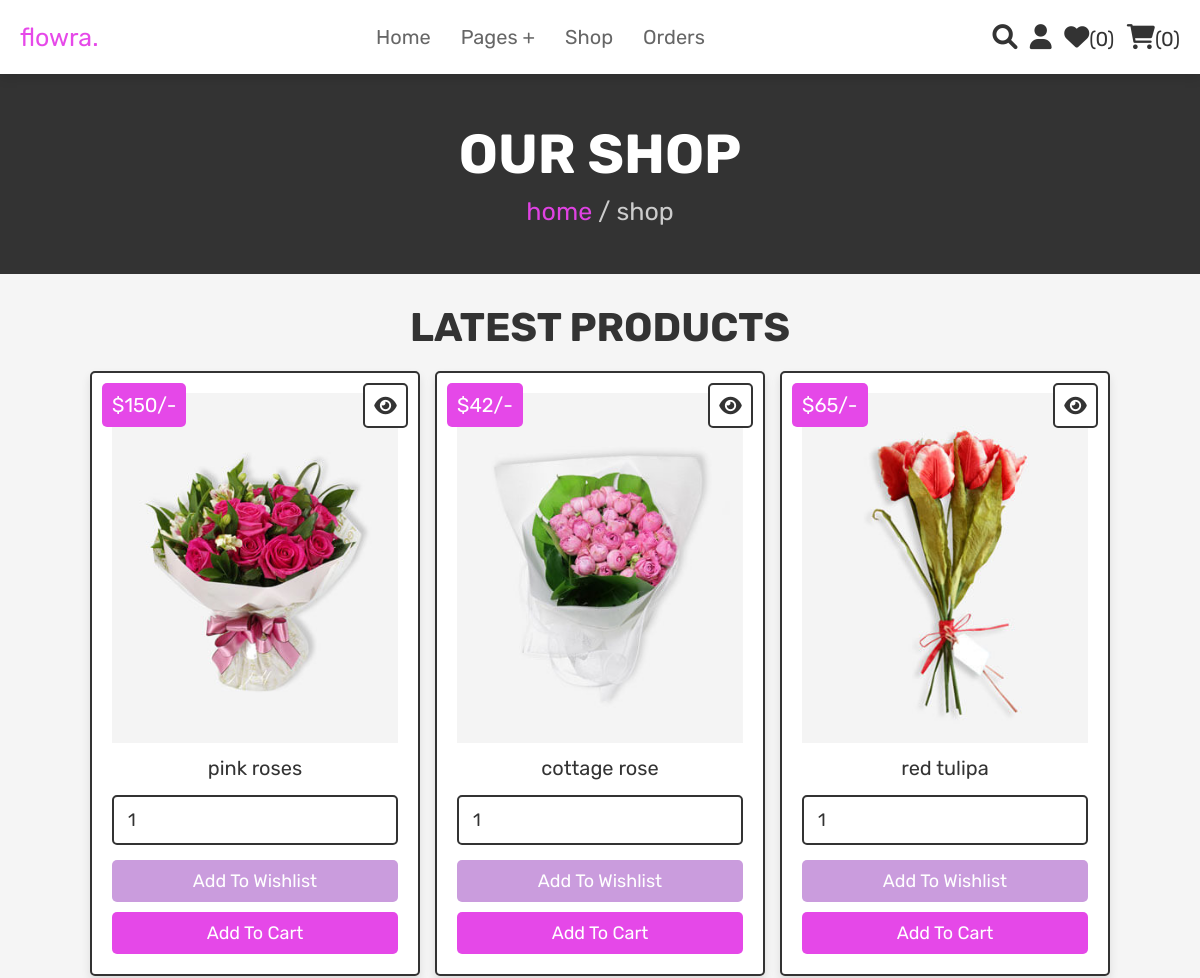
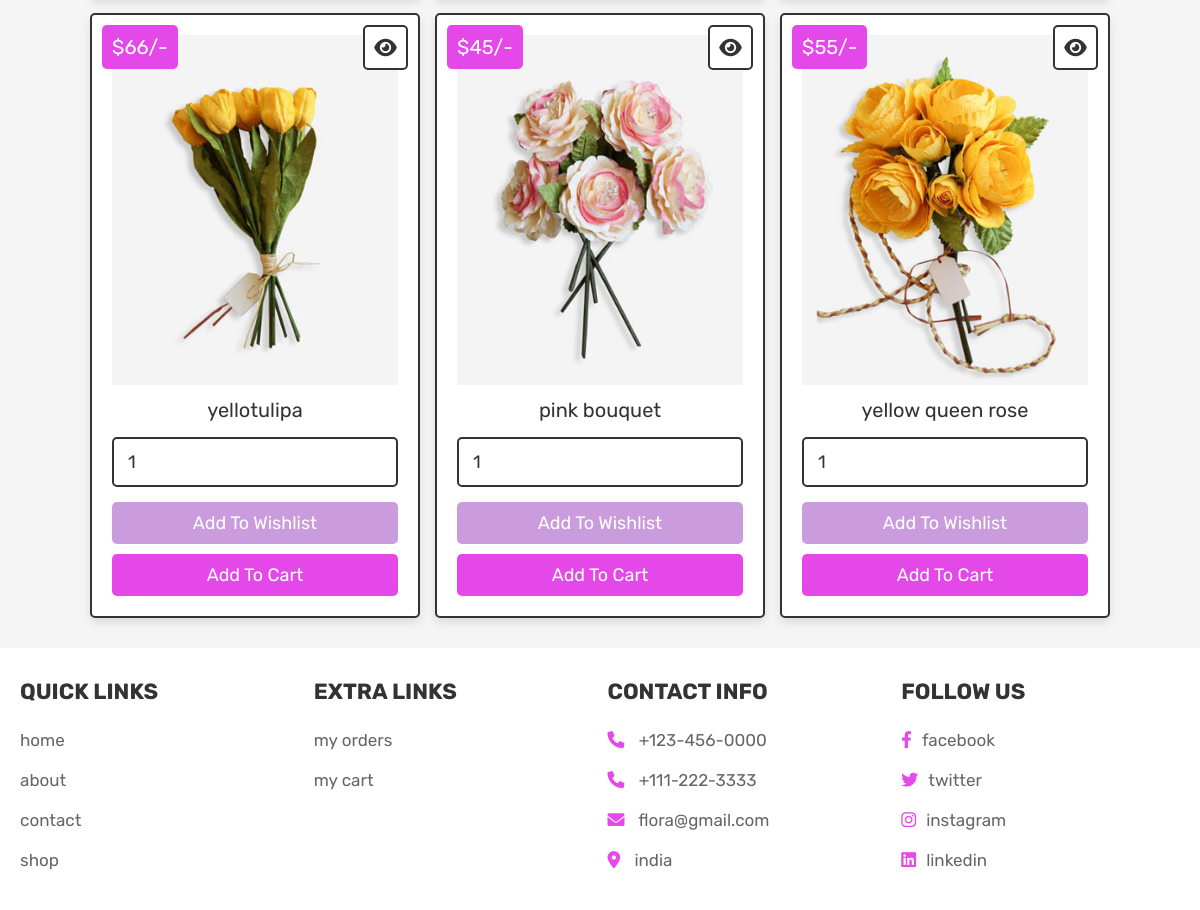
Page /shop.php (signed in) on the committed database (2 pictures, top to bottom).
### tables this page shows
CREATE TABLE `products` (
  `id` int(100) NOT NULL,
  `name` varchar(100) NOT NULL,
  `category` varchar(100) NOT NULL,
  `price` int(10) NOT NULL,
  `image` varchar(100) NOT NULL
);

### shop.php (the view, shortened to what this page needs)
<?php
@include 'config.php';
?>
<!DOCTYPE html>
<html lang="en">
<head>
   <link rel="stylesheet" href="https://cdnjs.cloudflare.com/ajax/libs/font-awesome/6.0.0/css/all.min.css">
   <link rel="stylesheet" href="css/style.css">
</head>
<body>
<?php @include 'header.php'; ?>
<section class="heading">
    <h3>our shop</h3>
    <p> <a href="home.php">home</a> / shop </p>
</section>
<section class="products">
   <h1 class="title">latest products</h1>
   <div class="box-container">
      <?php
         $select_products = mysqli_query($conn, "SELECT * FROM `products`") or die('query failed');
         if(mysqli_num_rows($select_products) > 0){
            while($fetch_products = mysqli_fetch_assoc($select_products)){
      ?>
      <form action="" method="POST" class="box">
         <a href="view_page.php?pid=<?php echo $fetch_products['id']; ?>" class="fas fa-eye"></a>
         <div class="price">$<?php echo $fetch_products['price']; ?>/-</div>
         <img src="uploaded_img/<?php echo $fetch_products['image']; ?>" alt="" class="image">
         <div class="name"><?php echo $fetch_products['name']; ?></div>
         <input type="number" name="product_quantity" value="1" min="0" class="qty">
         <input type="submit" value="add to wishlist" name="add_to_wishlist" class="option-btn">
         <input type="submit" value="add to cart" name="add_to_cart" class="btn">
      </form>
      <?php
         }
      }else{
         echo '<p class="empty">no products added yet!</p>';
      }
      ?>
   </div>
</section>
<?php @include 'footer.php'; ?>
</body>
</html>

### css/style.css (style rules this page uses)
:root { --pink:#e543e8f7; --red:#c0392b; --orange:#ca9cdd; --black:#333; --white:#fff; --light-color:#666; --light-white:#ccc; --light-bg:#f5f5f5; --border:.2rem solid var(--black); --box-shadow:0 .5rem 1rem rgba(0,0,0,.1); }
* { font-family: 'Rubik', sans-serif; margin:0; padding:0; box-sizing: border-box; outline: none; border:none; text-decoration: none; transition:all .2s linear; }
html { font-size: 62.5%; overflow-x: hidden; scroll-behavior: smooth; scroll-padding-top: 6.5rem; }
body { background: var(--light-bg); }
section { padding:3rem 2rem; }
.btn, .delete-btn, .option-btn { display: inline-block; border-radius: .5rem; margin-top: 1rem; font-size: 1.8rem; color:var(--white); cursor: pointer; padding:1rem 3rem; text-transform: capitalize; }
.btn { background-color: var(--pink); }
.option-btn { background-color: var(--orange); }
.heading { display: flex; flex-flow: column; align-items: center; justify-content: center; gap:1rem; background-color: var(--black); text-align: center; min-height: 25vh; }
.heading h3 { font-size: 5.5rem; color:var(--white); text-transform: uppercase; }
.heading p { font-size: 2.5rem; color:var(--light-white); }
.heading p a { color:var(--pink); }
.title { text-align: center; margin-bottom: 2rem; color:var(--black); text-transform: uppercase; font-size: 4rem; }
.products .box-container { max-width: 1200px; margin:0 auto; display: grid; grid-template-columns: repeat(auto-fit, 33rem); gap:1.5rem; align-items: flex-start; justify-content: center; }
.products .box-container .box { background-color: var(--white); border:var(--border); box-shadow: var(--box-shadow); border-radius: .5rem; padding:2rem; text-align: center; position: relative; }
.products .box-container .box .image { height: 35rem; width: 100%; object-fit: cover; }
.products .box-container .box .fa-eye, .products .box-container .box .price { position: absolute; top:1rem; border-radius: .5rem; }
.products .box-container .box .price { font-size: 2rem; padding:1rem; background-color: var(--pink); color:var(--white); left:1rem; }
.products .box-container .box .fa-eye { right:1rem; height: 4.5rem; width: 4.5rem; line-height: 4.2rem; font-size: 2rem; background-color: var(--white); color:var(--black); border:var(--border); }
.products .box-container .box .name { margin:1rem; font-size: 2rem; color:var(--black); }
.products .box-container .box .qty { width: 100%; padding:1.2rem 1.4rem; font-size: 1.8rem; color:var(--black); border:var(--border); border-radius: .5rem; margin:.5rem 0; }
.products .box-container .box .btn, .products .box-container .box .option-btn { width: 100%; }

### rows in the picture
products: price "150", image (picture), name "pink roses"
products: price "42", image (picture), name "cottage rose"
products: price "65", image (picture), name "red tulipa"
products: price "66", image (picture), name "yellotulipa"
products: price "45", image (picture), name "pink bouquet"
products: price "55", image (picture), name "yellow queen rose"

### other values in the picture
$wishlist_num_rows "0"
$cart_num_rows "0"
